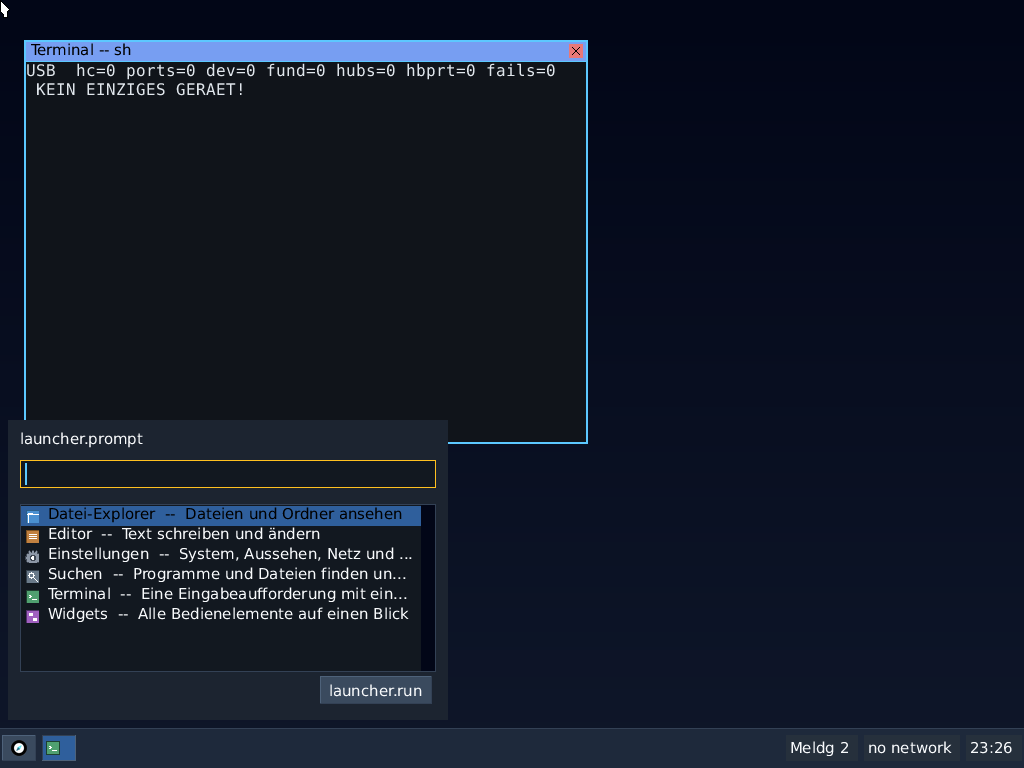
#> input picture .systembus-shots/01-leiste-meldung.ppm, 1024 x 768 px
$ python pic.py ../../.systembus-shots/01-leiste-meldung.ppm
#> lines starting #> are read from the running program, lines starting #| are printed output that depends on the picture
#!/usr/bin/env python3
import re
import subprocess
import sys
import tempfile
from PIL import Image, ImageOps

KEYS = ["mode", "checks", "bad", "unstable", "pending", "skipped", "px", "card_checks", "card_bad", "win", "us", "renders"]


def read(path):
    im = Image.open(path).convert("L")
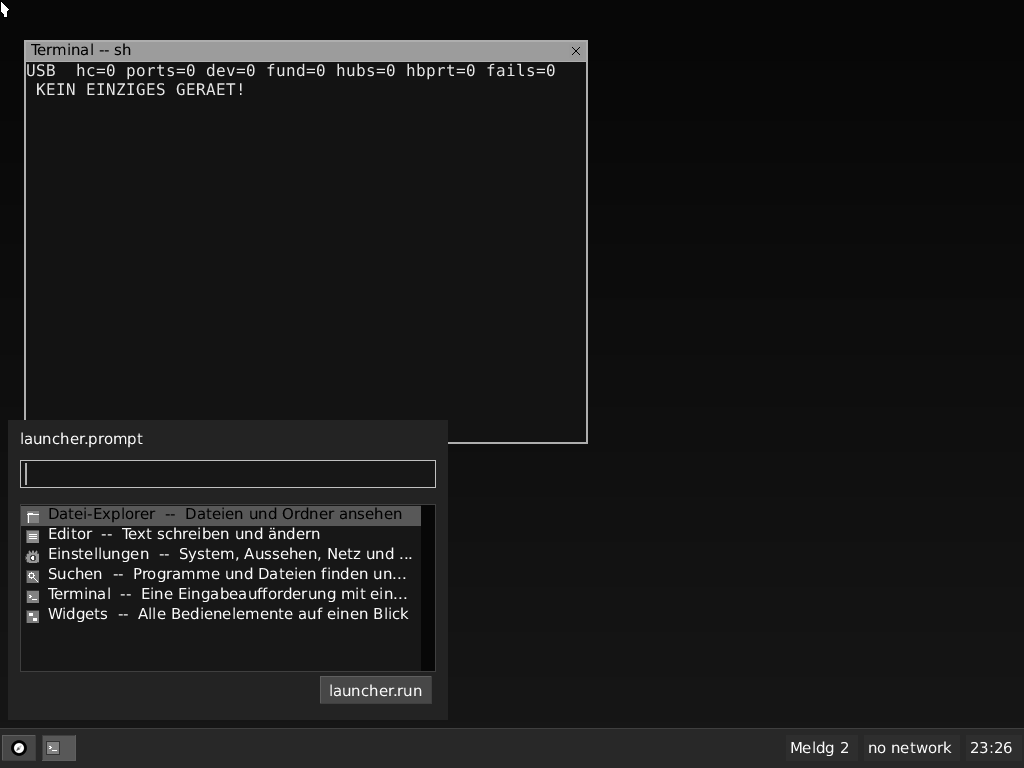
#> im: PIL image 1024x768 L; min 0, max 255, mean 25
    im = ImageOps.invert(im.crop((20, 70, 600, 460)))
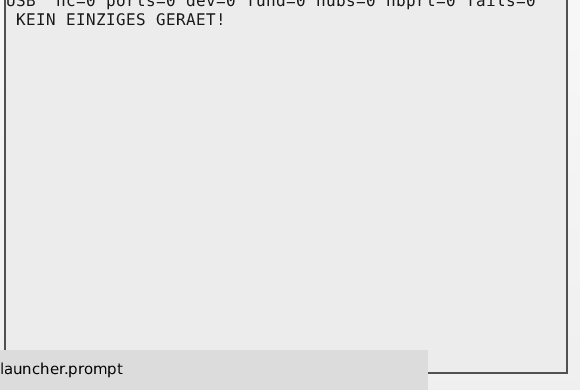
#> im: PIL image 580x390 L; min 5, max 247, mean 232.1
    im = im.resize((im.width * 3, im.height * 3))
#> im: PIL image 1740x1170 L
    with tempfile.TemporaryDirectory() as d:
        f = d + "/crop.png"
        im.save(f)
        out = subprocess.run(["tesseract", f, "-", "--psm", "6"], capture_output=True, text=True).stdout
    out = re.sub(r"card[ _]checks", "card_checks", out, flags=re.I)
    out = re.sub(r"card[ _]bad", "card_bad", out, flags=re.I)
    return out


def main(paths):
    bad = 0
    for p in paths:
        txt = read(p)
        missing = [k for k in KEYS if not re.search(r"pixelguard\. *" + k + " ", txt, re.I)]
        print("%s: missing on screen %s" % (p, missing))
        if missing:
            bad = 1
    return bad


sys.exit(main(sys.argv[1:]))
#> (the call stopped at in read, `out = subprocess.run(["tesseract", f, "-", "--psm", "6"], capture_outp..`: subprocess is not available in this run)
